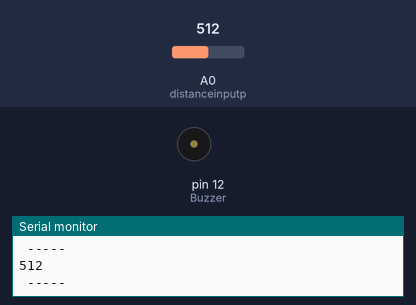
Recording of a sketch running on a simulated Arduino Uno, built with avr-gcc and run on an emulated ATmega328P. On the bench: buzzer (waves = sounding, pin HIGH), the last lines printed to the serial monitor. The test bench sets the inputs (shaded band); at power-on: A0 (distanceinputp) = 512.

Above: at 1.2 s.
1.3 s: A0 (distanceinputp) set to 48
2.8 s: A0 (distanceinputp) set to 39
At 5.7 s:
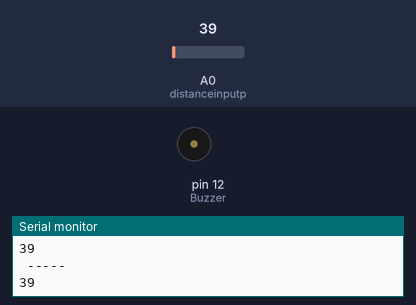
5.8 s: A0 (distanceinputp) set to 122
At 6.9 s:
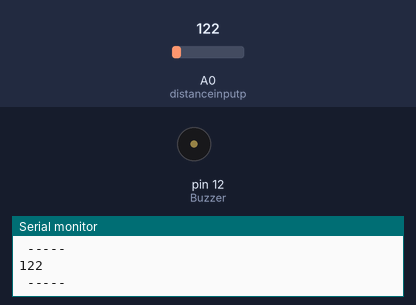
7.3 s: A0 (distanceinputp) set to 33
At 7.47 s:
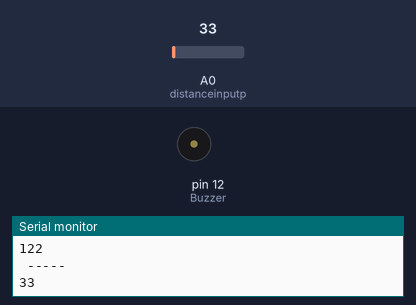
Timing chart, 0 to 11.3 s (numbered marks = the images above; inputs shaded):
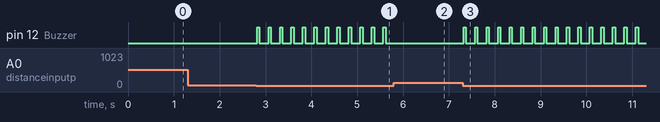

The sketch:

Sensor_1.ino
```cpp
// ===== SENSOR MISSION 1 — PROXIMITY ALERT (Mini IVD 2025-26) =====
// Task: Car driving in RC passthrough mode (human-driven).
//   When car comes within 2 feet of a wall, buzzer triggers.
//   Buzzer pattern: 50ms ON / 200ms OFF (rapid beep).
//
// Threshold: `distance < 43` — raw ADC value corresponding to ~2ft.
//   Calibrated by team. See Distance_Test.ino to recalibrate if sensor changes.
//
// FIX: Removed unused Servo objects (`motorESC`, `motorSteer`) and unused
//   RC read pins (`rdRCesc`, `rdRCsteer`). No servo control in this mission;
//   human drives via RC passthrough. Unused objects waste RAM and are confusing.
//
// NOTE: No selAB pin — this sketch doesn't intercept the RC signal at all.
//   The car is always in RC passthrough mode; Arduino only controls the buzzer.

#include <Servo.h>  // kept for compatibility — not actively used this mission

const byte Buzzer = 12;  // PWM/digital out → buzzer

// === DISTANCE SENSOR ===
// Uses GP2Y0A21 or similar IR analog distance sensor on A0.
// Output: higher ADC value = closer object.
const byte distanceinputp = A0;  // analog in ← distance sensor

void setup() {
  Serial.begin(9600);
  pinMode(Buzzer, OUTPUT);
}

void loop() {
  unsigned int distance = analogRead(distanceinputp);

  Serial.println(" ----- ");
  Serial.println(distance);

  if (distance < 43) {
    // Closer than 2ft — beep buzzer
    digitalWrite(Buzzer, HIGH);
    delay(50);
    digitalWrite(Buzzer, LOW);
    delay(200);
  } else {
    // More than 2ft away — silence
    digitalWrite(Buzzer, LOW);
  }
}
```

Measured:
- the behaviour switches between 43 and 42 on A0 (distanceinputp) (found by bisection; images 0 and 1)
- after the input at 2.8 s, pin 12 (Buzzer): alternates HIGH for 0.05 s and LOW for 0.20 s, starting at once
- after the input at 5.8 s, pin 12 (Buzzer): stops changing and stays LOW
- after the input at 7.3 s, pin 12 (Buzzer): alternates HIGH for 0.05 s and LOW for 0.20 s, starting at once
